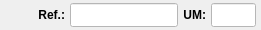
              <widget class="QWidget" name="widget_21" native="true">
               <property name="minimumSize">
                <size>
                 <width>0</width>
                 <height>30</height>
                </size>
               </property>
               <property name="maximumSize">
                <size>
                 <width>16777215</width>
                 <height>30</height>
                </size>
               </property>
               <property name="styleSheet">
                <string notr="true"/>
               </property>
               <layout class="QHBoxLayout" name="horizontalLayout_24">
                <property name="spacing">
                 <number>5</number>
                </property>
                <property name="leftMargin">
                 <number>5</number>
                </property>
                <property name="topMargin">
                 <number>3</number>
                </property>
                <property name="rightMargin">
                 <number>5</number>
                </property>
                <property name="bottomMargin">
                 <number>3</number>
                </property>
                <item>
                 <widget class="QLabel" name="label_63">
                  <property name="minimumSize">
                   <size>
                    <width>60</width>
                    <height>0</height>
                   </size>
                  </property>
                  <property name="maximumSize">
                   <size>
                    <width>60</width>
                    <height>16777215</height>
                   </size>
                  </property>
                  <property name="font">
                   <font>
                    <pointsize>9</pointsize>
                    <weight>75</weight>
                    <bold>true</bold>
                   </font>
                  </property>
                  <property name="text">
                   <string>Ref.:</string>
                  </property>
                  <property name="alignment">
                   <set>Qt::AlignRight|Qt::AlignTrailing|Qt::AlignVCenter</set>
                  </property>
                 </widget>
                </item>
                <item>
                 <widget class="QLineEdit" name="line_Referencia">
                  <property name="sizePolicy">
                   <sizepolicy hsizetype="Preferred" vsizetype="Preferred">
                    <horstretch>0</horstretch>
                    <verstretch>0</verstretch>
                   </sizepolicy>
                  </property>
                  <property name="minimumSize">
                   <size>
                    <width>0</width>
                    <height>0</height>
                   </size>
                  </property>
                  <property name="maximumSize">
                   <size>
                    <width>16777215</width>
                    <height>16777215</height>
                   </size>
                  </property>
                  <property name="font">
                   <font>
                    <pointsize>9</pointsize>
                   </font>
                  </property>
                  <property name="cursor">
                   <cursorShape>IBeamCursor</cursorShape>
                  </property>
                  <property name="styleSheet">
                   <string notr="true">background-color: rgb(255, 255, 255);</string>
                  </property>
                  <property name="inputMask">
                   <string/>
                  </property>
                  <property name="text">
                   <string/>
                  </property>
                  <property name="maxLength">
                   <number>20</number>
                  </property>
                  <property name="frame">
                   <bool>true</bool>
                  </property>
                  <property name="echoMode">
                   <enum>QLineEdit::Normal</enum>
                  </property>
                  <property name="alignment">
                   <set>Qt::AlignLeading|Qt::AlignLeft|Qt::AlignVCenter</set>
                  </property>
                 </widget>
                </item>
                <item>
                 <widget class="QLabel" name="label_30">
                  <property name="maximumSize">
                   <size>
                    <width>25</width>
                    <height>16777215</height>
                   </size>
                  </property>
                  <property name="font">
                   <font>
                    <pointsize>9</pointsize>
                    <weight>75</weight>
                    <bold>true</bold>
                   </font>
                  </property>
                  <property name="text">
                   <string>UM:</string>
                  </property>
                  <property name="alignment">
                   <set>Qt::AlignRight|Qt::AlignTrailing|Qt::AlignVCenter</set>
                  </property>
                 </widget>
                </item>
                <item>
                 <widget class="QLineEdit" name="line_UM">
                  <property name="sizePolicy">
                   <sizepolicy hsizetype="Preferred" vsizetype="Preferred">
                    <horstretch>0</horstretch>
                    <verstretch>0</verstretch>
                   </sizepolicy>
                  </property>
                  <property name="minimumSize">
                   <size>
                    <width>45</width>
                    <height>0</height>
                   </size>
                  </property>
                  <property name="maximumSize">
                   <size>
                    <width>45</width>
                    <height>16777215</height>
                   </size>
                  </property>
                  <property name="font">
                   <font>
                    <pointsize>9</pointsize>
                   </font>
                  </property>
                  <property name="styleSheet">
                   <string notr="true">background-color: rgb(255, 255, 255);</string>
                  </property>
                  <property name="alignment">
                   <set>Qt::AlignCenter</set>
                  </property>
                 </widget>
                </item>
               </layout>
              </widget>
